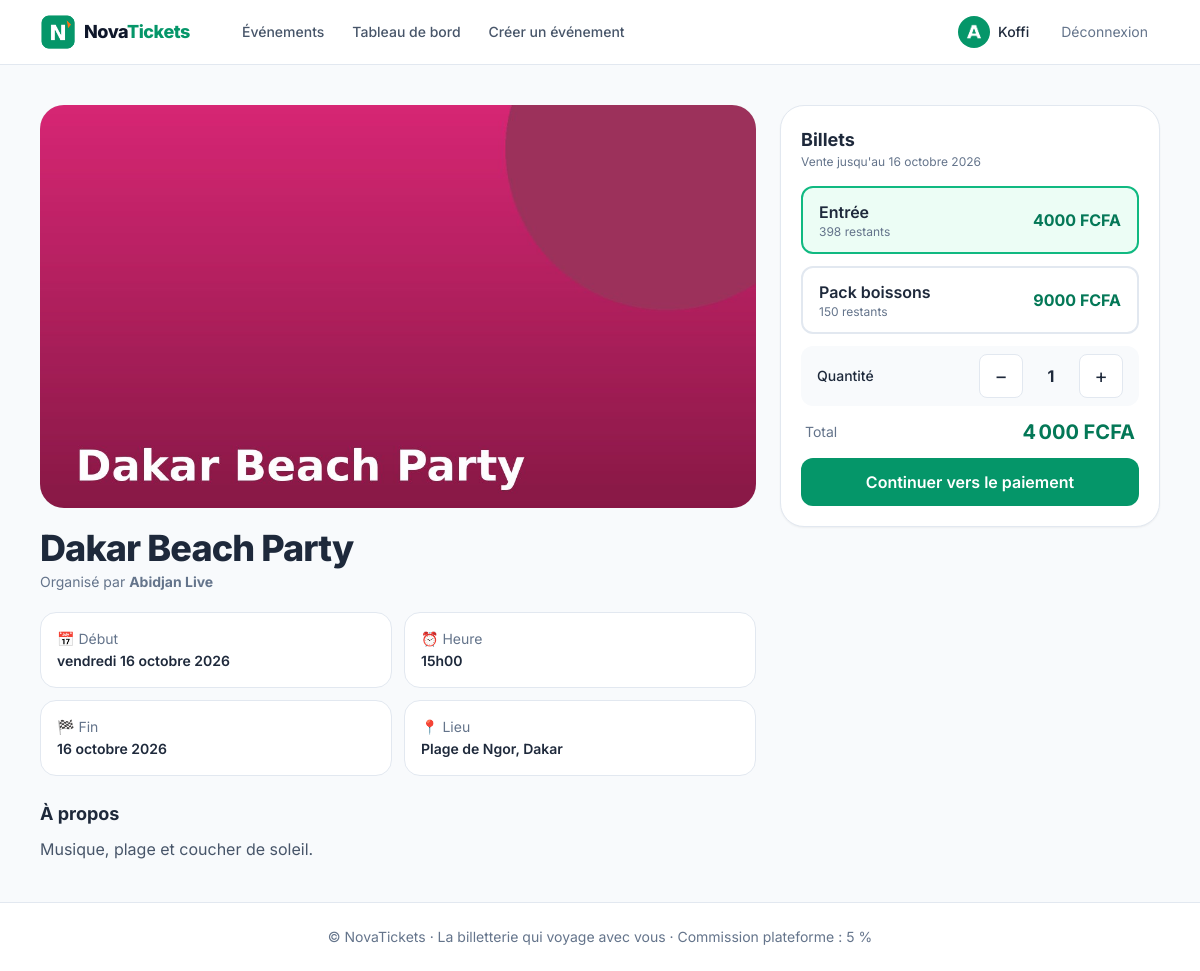
The page /evenements/dakar-beach-party/ (signed in) on the database its author committed.
### accounts/models.py (models this page shows, shortened)
class User(AbstractUser):
    SPECTATEUR = "spectateur"
    ORGANISATEUR = "organisateur"
    ROLES = [(SPECTATEUR, "Spectateur"), (ORGANISATEUR, "Organisateur")]
    SEXES = [("M", "Masculin"), ("F", "Féminin")]
    role = models.CharField(max_length=20, choices=ROLES, default=SPECTATEUR)
    country = models.CharField("Pays", max_length=2, default="BJ")
    phone = models.CharField("Téléphone", max_length=30)
    sexe = models.CharField(max_length=1, choices=SEXES, blank=True)
    profession = models.CharField(max_length=120, blank=True)
    photo = models.ImageField(upload_to="photos/", blank=True, null=True)
    org_name = models.CharField("Nom de l'organisation", max_length=150, blank=True)
    org_logo = models.ImageField(upload_to="org_logos/", blank=True, null=True)
    @property
    def is_organisateur(self):
        return self.role == self.ORGANISATEUR
    @property
    def organizer_label(self):
        return self.org_name or self.display_name

### events/models.py (models this page shows, shortened)
class Event(models.Model):
    DRAFT = "draft"
    PUBLISHED = "published"
    STATUSES = [(DRAFT, "Brouillon"), (PUBLISHED, "Publié")]
    organizer = models.ForeignKey(settings.AUTH_USER_MODEL, on_delete=models.CASCADE, related_name="events")
    name = models.CharField("Nom de l'événement", max_length=200)
    slug = models.SlugField(max_length=220, unique=True, blank=True)
    description = models.TextField(blank=True)
    location = models.CharField("Lieu", max_length=200, blank=True)
    banner = models.ImageField("Visuel", upload_to="events/", blank=True, null=True)
    logo = models.ImageField("Logo de l'événement", upload_to="event_logos/", blank=True, null=True)
    start_date = models.DateField("Date de début")
    end_date = models.DateField("Date de fin")
    start_time = models.TimeField("Heure de début")
    sales_deadline = models.DateField("Date limite d'achat")
    status = models.CharField(max_length=12, choices=STATUSES, default=DRAFT)
    created_at = models.DateTimeField(auto_now_add=True)
    class Meta:
        ordering = ["start_date", "start_time"]
    @property
    def is_published(self):
        return self.status == self.PUBLISHED
    @property
    def sales_open(self):
        return self.is_published and timezone.localdate() <= self.sales_deadline
    @property
    def min_price(self):
        prices = [t.price for t in self.ticket_types.all()]
        return min(prices) if prices else None

class TicketType(models.Model):
    event = models.ForeignKey(Event, on_delete=models.CASCADE, related_name="ticket_types")
    name = models.CharField("Type de ticket", max_length=80)
    price = models.DecimalField("Prix (FCFA)", max_digits=10, decimal_places=0)
    stock = models.PositiveIntegerField("Quantité disponible", default=100)
    class Meta:
        ordering = ["price"]
    @property
    def sold(self):
        from orders.models import Order
        return Order.objects.filter(ticket_type=self, status=Order.PAID).aggregate(t=Sum("quantity"))["t"] or 0
    @property
    def remaining(self):
        return max(self.stock - self.sold, 0)

### events/views.py (the view)
# urls.py: path("<slug:slug>/", views.detail, name="detail"),
def detail(request, slug):
    event = get_object_or_404(Event.objects.prefetch_related("ticket_types"), slug=slug)
    is_owner = request.user.is_authenticated and event.organizer_id == request.user.id
    if not event.is_published and not is_owner:
        raise PermissionDenied
    return render(request, "events/detail.html", {
        "event": event,
        "is_owner": is_owner,
        "is_organizer": request.user.is_authenticated and request.user.is_organisateur,
    })

### core/context_processors.py (called while the page is built)
def platform(request):
    return {
        "PLATFORM_NAME": settings.PLATFORM_NAME,
        "COMMISSION_PERCENT": int(settings.PLATFORM_COMMISSION_RATE * 100),
    }

### templates/events/detail.html (shortened to what this page needs)
{% extends "base.html" %}
{% block content %}
<div class="grid gap-6 lg:grid-cols-[1fr_380px]">
  <div>
    <div class="overflow-hidden rounded-3xl bg-gradient-to-br from-emerald-100 to-emerald-50 aspect-[16/9]">
      {% if event.banner %}<img src="{{ event.banner.url }}" class="h-full w-full object-cover" alt="">
      {% else %}<div class="h-full w-full grid place-items-center text-7xl">🎟️</div>{% endif %}
    </div>
    <div class="mt-5 flex items-start gap-3">
      <div class="min-w-0">
        <h1 class="text-2xl md:text-4xl font-extrabold tracking-tight">{{ event.name }}</h1>
        <p class="text-sm text-slate-500 mt-1">Organisé par <strong>{{ event.organizer.organizer_label }}</strong></p>
      </div>
    </div>
    <dl class="mt-5 grid grid-cols-2 gap-3 text-sm">
      <div class="rounded-2xl bg-white border border-slate-200 p-4"><dt class="text-slate-500">📅 Début</dt><dd class="font-semibold mt-0.5">{{ event.start_date|date:"l d F Y" }}</dd></div>
      <div class="rounded-2xl bg-white border border-slate-200 p-4"><dt class="text-slate-500">⏰ Heure</dt><dd class="font-semibold mt-0.5">{{ event.start_time|time:"H\hi" }}</dd></div>
      <div class="rounded-2xl bg-white border border-slate-200 p-4"><dt class="text-slate-500">🏁 Fin</dt><dd class="font-semibold mt-0.5">{{ event.end_date|date:"d F Y" }}</dd></div>
      <div class="rounded-2xl bg-white border border-slate-200 p-4"><dt class="text-slate-500">📍 Lieu</dt><dd class="font-semibold mt-0.5">{{ event.location|default:"À confirmer" }}</dd></div>
    </dl>
    {% if event.description %}
    <div class="mt-6">
      <h2 class="text-lg font-bold">À propos</h2>
      <p class="mt-2 text-slate-600 whitespace-pre-line leading-relaxed">{{ event.description }}</p>
    </div>
    {% endif %}
  </div>
  <aside id="billets" class="lg:sticky lg:top-24 self-start scroll-mt-24">
    <div class="rounded-3xl bg-white border border-slate-200 shadow-sm p-5">
      <h2 class="text-lg font-bold">Billets</h2>
      <p class="text-xs text-slate-500">Vente jusqu'au {{ event.sales_deadline|date:"d F Y" }}</p>
      {% if is_owner %}
        <p class="mt-4 rounded-xl bg-slate-50 p-4 text-sm text-slate-600">Vous êtes l'organisateur : vous ne pouvez pas acheter de tickets pour votre propre événement.</p>
        <a href="{% url 'events:edit' event.pk %}" class="tap mt-3 grid place-items-center rounded-xl border border-slate-300 font-medium">Modifier l'événement</a>
      {% elif not event.sales_open %}
        <p class="mt-4 rounded-xl bg-slate-50 p-4 text-sm text-slate-600">La vente de billets est terminée.</p>
      {% else %}
        <form method="post" action="{% url 'orders:buy' event.slug %}" class="mt-4 space-y-3" id="buy-form">{% csrf_token %}
          {% for t in event.ticket_types.all %}
          <label class="block {% if t.remaining == 0 %}opacity-50{% else %}cursor-pointer{% endif %}">
            <div class="rounded-xl border-2 border-slate-200 px-4 py-3 peer-checked:border-emerald-500 peer-checked:bg-emerald-50 flex items-center justify-between gap-3">
              <div><p class="font-semibold">{{ t.name }}</p><p class="text-xs text-slate-500">{% if t.remaining == 0 %}Épuisé{% else %}{{ t.remaining }} restant{{ t.remaining|pluralize }}{% endif %}</p></div>
              <span class="font-bold text-emerald-700 whitespace-nowrap">{{ t.price|floatformat:0 }} FCFA</span>
            </div>
          </label>
          {% endfor %}
          <div class="flex items-center justify-between rounded-xl bg-slate-50 px-4 py-2">
            <span class="text-sm font-medium">Quantité</span>
            <div class="flex items-center gap-1">
              <button type="button" id="minus" class="tap w-11 rounded-lg bg-white border border-slate-200 text-xl">−</button>
              <input id="qty" name="quantity" value="1" readonly class="w-12 bg-transparent text-center font-bold">
              <button type="button" id="plus" class="tap w-11 rounded-lg bg-white border border-slate-200 text-xl">+</button>
            </div>
          </div>
          <div class="flex items-center justify-between px-1"><span class="text-sm text-slate-500">Total</span><strong id="total" class="text-xl text-emerald-700">0 FCFA</strong></div>
          <button class="tap w-full rounded-xl bg-emerald-600 py-3 font-semibold text-white hover:bg-emerald-700">Continuer vers le paiement</button>
        </form>
      {% endif %}
    </div>
  </aside>
</div>
{% endblock %}

### templates/base.html (shortened to what this page needs)
{% load static %}<!DOCTYPE html>
<html lang="fr" class="scroll-smooth">
<head>
  <script src="https://cdn.tailwindcss.com"></script>
</head>
<body class="bg-slate-50 text-slate-800 font-sans antialiased min-h-screen flex flex-col">
{% with url=request.resolver_match.url_name %}
<header class="sticky top-0 z-40 bg-white/90 backdrop-blur border-b border-slate-200">
  <div class="mx-auto max-w-6xl px-4 h-16 flex items-center gap-4">
    <a href="{% url 'core:home' %}" class="flex items-center gap-2 shrink-0">
      <img src="{% static 'img/logo.png' %}" alt="" class="h-9 w-9 rounded-xl">
      <span class="font-extrabold tracking-tight text-lg"><span class="text-slate-900">Nova</span><span class="text-emerald-600">Tickets</span></span>
    </a>
    <nav class="hidden md:flex items-center gap-1 ml-6 text-sm font-medium">
      <a href="{% url 'core:home' %}" class="px-3 py-2 rounded-lg {% if url == 'home' %}bg-emerald-50 text-emerald-700{% else %}text-slate-600 hover:bg-slate-100{% endif %}">Événements</a>
      {% if user.is_authenticated %}
        {% if user.is_organisateur %}
          <a href="{% url 'core:organizer_dashboard' %}" class="px-3 py-2 rounded-lg {% if url == 'organizer_dashboard' %}bg-emerald-50 text-emerald-700{% else %}text-slate-600 hover:bg-slate-100{% endif %}">Tableau de bord</a>
          <a href="{% url 'events:create' %}" class="px-3 py-2 rounded-lg text-slate-600 hover:bg-slate-100">Créer un événement</a>
        {% else %}
          <a href="{% url 'core:spectateur_dashboard' %}" class="px-3 py-2 rounded-lg {% if url == 'spectateur_dashboard' %}bg-emerald-50 text-emerald-700{% else %}text-slate-600 hover:bg-slate-100{% endif %}">Mes billets</a>
        {% endif %}
      {% endif %}
    </nav>
    <div class="ml-auto flex items-center gap-2">
      {% if user.is_authenticated %}
        <a href="{% url 'accounts:profile' %}" class="flex items-center gap-2 rounded-full pl-1 pr-3 py-1 hover:bg-slate-100">
          {% if user.photo %}<img src="{{ user.photo.url }}" class="h-8 w-8 rounded-full object-cover" alt="">
          {% elif user.org_logo %}<img src="{{ user.org_logo.url }}" class="h-8 w-8 rounded-full object-cover" alt="">
          {% else %}<span class="h-8 w-8 rounded-full bg-emerald-100 text-emerald-700 grid place-items-center text-sm font-bold">{{ user.display_name|slice:":1"|upper }}</span>{% endif %}
          <span class="hidden sm:inline text-sm font-medium">{{ user.first_name|default:user.username }}</span>
        </a>
        <form method="post" action="{% url 'accounts:logout' %}" class="hidden md:block">{% csrf_token %}
          <button class="tap px-3 text-sm text-slate-500 hover:text-slate-800">Déconnexion</button>
        </form>
      {% endif %}
    </div>
  </div>
</header>
<main class="flex-1 w-full mx-auto max-w-6xl px-4 py-6 md:py-10 pb-28 md:pb-10">
  {% block content %}{% endblock %}
</main>
<footer class="hidden md:block border-t border-slate-200 bg-white py-6 text-center text-sm text-slate-500">
  © NovaTickets · La billetterie qui voyage avec vous · Commission plateforme : {{ COMMISSION_PERCENT }} %
</footer>
{% endwith %}
</body>
</html>

### templates/base.html (style rules this page uses)
input, select, textarea { font-size: 16px; }
.tap { min-height: 44px; }

### rows shown on the page
User: org_logo (picture), first_name "Koffi"
Event: banner (picture), name "Dakar Beach Party", organizer.organizer_label "Abidjan Live", start_date "vendredi 16 octobre 2026", start_time "15h00", end_date "16 octobre 2026", location "Plage de Ngor, Dakar", description "Musique, plage et coucher de soleil.", sales_deadline "16 octobre 2026"
TicketType: name "Entrée", remaining "398", price "4000"
TicketType: name "Pack boissons", remaining "150", price "9000"

### other values the page prints
{{ COMMISSION_PERCENT }} "5"
